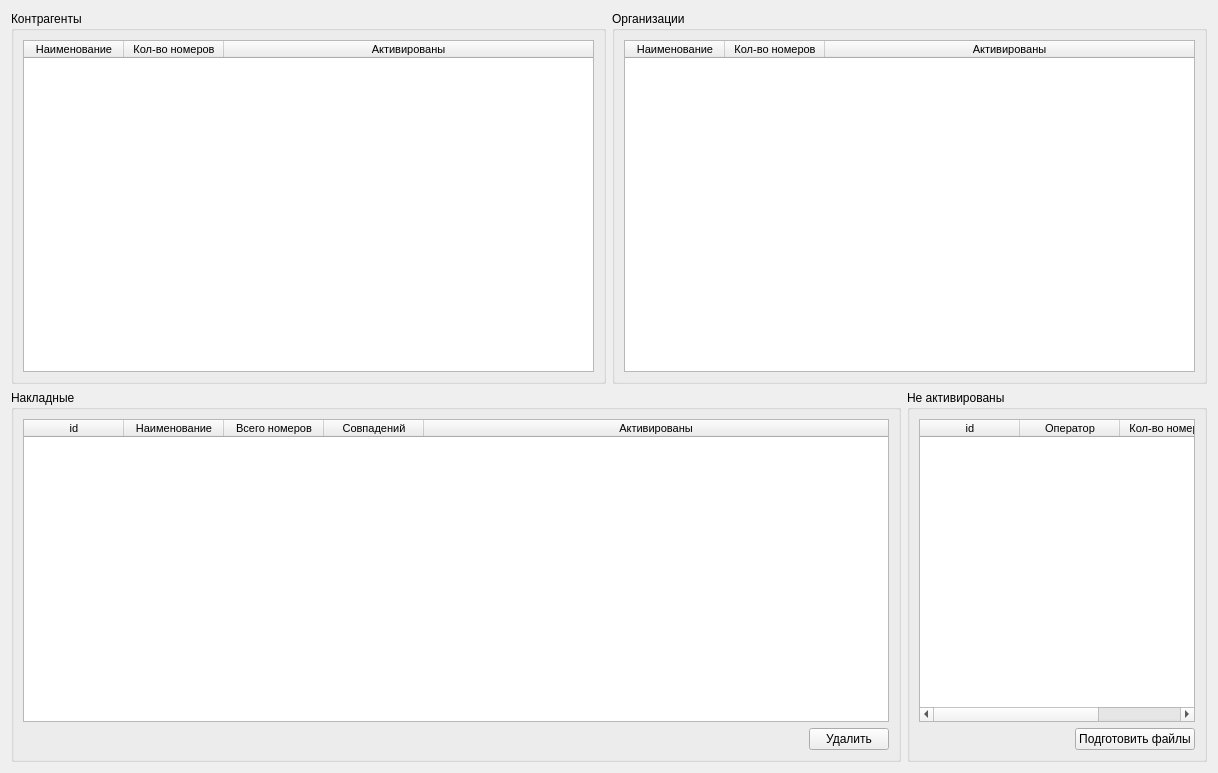
<?xml version="1.0" encoding="UTF-8"?>
<ui version="4.0">
 <class>statA</class>
 <widget class="QWidget" name="statA">
  <property name="geometry">
   <rect>
    <x>0</x>
    <y>0</y>
    <width>1218</width>
    <height>773</height>
   </rect>
  </property>
  <property name="windowTitle">
   <string>Form</string>
  </property>
  <layout class="QGridLayout" name="gridLayout_5">
   <item row="0" column="0">
    <layout class="QVBoxLayout" name="verticalLayout">
     <item>
      <layout class="QHBoxLayout" name="horizontalLayout_4">
       <item>
        <widget class="QGroupBox" name="groupBox_firm">
         <property name="title">
          <string>Контрагенты</string>
         </property>
         <layout class="QGridLayout" name="gridLayout">
          <item row="0" column="0">
           <widget class="QTableWidget" name="tableWidget_firm">
            <property name="font">
             <font>
              <pointsize>8</pointsize>
             </font>
            </property>
            <property name="editTriggers">
             <set>QAbstractItemView::NoEditTriggers</set>
            </property>
            <property name="alternatingRowColors">
             <bool>true</bool>
            </property>
            <property name="selectionMode">
             <enum>QAbstractItemView::ExtendedSelection</enum>
            </property>
            <property name="selectionBehavior">
             <enum>QAbstractItemView::SelectRows</enum>
            </property>
            <property name="showGrid">
             <bool>false</bool>
            </property>
            <property name="sortingEnabled">
             <bool>true</bool>
            </property>
            <property name="wordWrap">
             <bool>false</bool>
            </property>
            <attribute name="horizontalHeaderStretchLastSection">
             <bool>true</bool>
            </attribute>
            <attribute name="verticalHeaderDefaultSectionSize">
             <number>25</number>
            </attribute>
            <attribute name="verticalHeaderMinimumSectionSize">
             <number>20</number>
            </attribute>
            <column>
             <property name="text">
              <string>Наименование</string>
             </property>
            </column>
            <column>
             <property name="text">
              <string>Кол-во номеров</string>
             </property>
            </column>
            <column>
             <property name="text">
              <string>Активированы</string>
             </property>
            </column>
           </widget>
          </item>
         </layout>
        </widget>
       </item>
       <item>
        <widget class="QGroupBox" name="groupBox_org">
         <property name="title">
          <string>Организации</string>
         </property>
         <layout class="QGridLayout" name="gridLayout_2">
          <item row="0" column="1">
           <widget class="QTableWidget" name="tableWidget_org">
            <property name="font">
             <font>
              <pointsize>8</pointsize>
             </font>
            </property>
            <property name="editTriggers">
             <set>QAbstractItemView::NoEditTriggers</set>
            </property>
            <property name="alternatingRowColors">
             <bool>true</bool>
            </property>
            <property name="selectionBehavior">
             <enum>QAbstractItemView::SelectRows</enum>
            </property>
            <property name="showGrid">
             <bool>false</bool>
            </property>
            <property name="sortingEnabled">
             <bool>true</bool>
            </property>
            <attribute name="horizontalHeaderStretchLastSection">
             <bool>true</bool>
            </attribute>
            <attribute name="verticalHeaderDefaultSectionSize">
             <number>25</number>
            </attribute>
            <attribute name="verticalHeaderMinimumSectionSize">
             <number>20</number>
            </attribute>
            <column>
             <property name="text">
              <string>Наименование</string>
             </property>
            </column>
            <column>
             <property name="text">
              <string>Кол-во номеров</string>
             </property>
            </column>
            <column>
             <property name="text">
              <string>Активированы</string>
             </property>
            </column>
           </widget>
          </item>
         </layout>
        </widget>
       </item>
      </layout>
     </item>
     <item>
      <layout class="QHBoxLayout" name="horizontalLayout_3">
       <item>
        <widget class="QGroupBox" name="groupBox_nakl">
         <property name="title">
          <string>Накладные</string>
         </property>
         <layout class="QGridLayout" name="gridLayout_3">
          <item row="0" column="0">
           <widget class="QTableWidget" name="tableWidget_nakl">
            <property name="font">
             <font>
              <pointsize>8</pointsize>
             </font>
            </property>
            <property name="editTriggers">
             <set>QAbstractItemView::NoEditTriggers</set>
            </property>
            <property name="alternatingRowColors">
             <bool>true</bool>
            </property>
            <property name="selectionBehavior">
             <enum>QAbstractItemView::SelectRows</enum>
            </property>
            <property name="showGrid">
             <bool>false</bool>
            </property>
            <attribute name="horizontalHeaderStretchLastSection">
             <bool>true</bool>
            </attribute>
            <attribute name="verticalHeaderDefaultSectionSize">
             <number>25</number>
            </attribute>
            <attribute name="verticalHeaderMinimumSectionSize">
             <number>20</number>
            </attribute>
            <column>
             <property name="text">
              <string>id</string>
             </property>
            </column>
            <column>
             <property name="text">
              <string>Наименование</string>
             </property>
            </column>
            <column>
             <property name="text">
              <string>Всего номеров</string>
             </property>
            </column>
            <column>
             <property name="text">
              <string>Совпадений</string>
             </property>
            </column>
            <column>
             <property name="text">
              <string>Активированы</string>
             </property>
            </column>
           </widget>
          </item>
          <item row="1" column="0">
           <layout class="QHBoxLayout" name="horizontalLayout">
            <item>
             <spacer name="horizontalSpacer">
              <property name="orientation">
               <enum>Qt::Horizontal</enum>
              </property>
              <property name="sizeHint" stdset="0">
               <size>
                <width>40</width>
                <height>20</height>
               </size>
              </property>
             </spacer>
            </item>
            <item>
             <widget class="QPushButton" name="pushButton_del_nakl">
              <property name="text">
               <string>Удалить</string>
              </property>
             </widget>
            </item>
           </layout>
          </item>
         </layout>
        </widget>
       </item>
       <item>
        <widget class="QGroupBox" name="groupBox_active">
         <property name="maximumSize">
          <size>
           <width>300</width>
           <height>16777215</height>
          </size>
         </property>
         <property name="title">
          <string>Не активированы</string>
         </property>
         <layout class="QGridLayout" name="gridLayout_4">
          <item row="0" column="0">
           <widget class="QTableWidget" name="tableWidget_active">
            <property name="font">
             <font>
              <pointsize>8</pointsize>
             </font>
            </property>
            <property name="editTriggers">
             <set>QAbstractItemView::NoEditTriggers</set>
            </property>
            <property name="alternatingRowColors">
             <bool>true</bool>
            </property>
            <property name="selectionBehavior">
             <enum>QAbstractItemView::SelectRows</enum>
            </property>
            <property name="showGrid">
             <bool>false</bool>
            </property>
            <property name="sortingEnabled">
             <bool>true</bool>
            </property>
            <attribute name="horizontalHeaderStretchLastSection">
             <bool>true</bool>
            </attribute>
            <attribute name="verticalHeaderDefaultSectionSize">
             <number>25</number>
            </attribute>
            <attribute name="verticalHeaderMinimumSectionSize">
             <number>20</number>
            </attribute>
            <column>
             <property name="text">
              <string>id</string>
             </property>
            </column>
            <column>
             <property name="text">
              <string>Оператор</string>
             </property>
            </column>
            <column>
             <property name="text">
              <string>Кол-во номеров</string>
             </property>
            </column>
           </widget>
          </item>
          <item row="1" column="0">
           <layout class="QHBoxLayout" name="horizontalLayout_2">
            <item>
             <spacer name="horizontalSpacer_2">
              <property name="orientation">
               <enum>Qt::Horizontal</enum>
              </property>
              <property name="sizeHint" stdset="0">
               <size>
                <width>40</width>
                <height>20</height>
               </size>
              </property>
             </spacer>
            </item>
            <item>
             <widget class="QPushButton" name="pushButton_make_file">
              <property name="text">
               <string>Подготовить файлы</string>
              </property>
             </widget>
            </item>
           </layout>
          </item>
         </layout>
        </widget>
       </item>
      </layout>
     </item>
    </layout>
   </item>
  </layout>
 </widget>
 <resources/>
 <connections/>
</ui>
